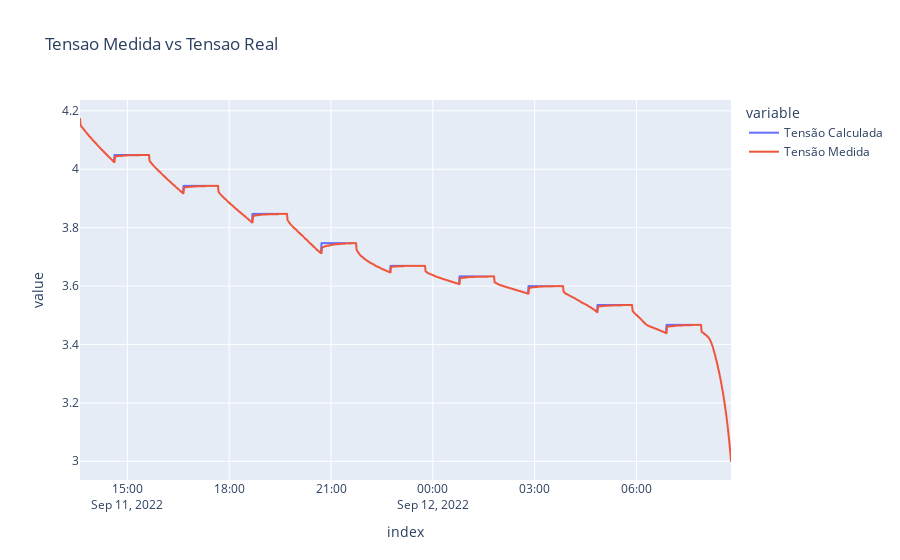

The notebook cell this image was saved under:
### Code cell
fig = px.line(df, title='Tensao Medida vs Tensao Real')
fig.show()

### Figure 1 — Plotly figure (JSON) as saved in the notebook; plotly's stock layout.template omitted (floating-point values rounded to 4 significant figures; data arrays with more than 128 entries replaced by an {"elided": "..."} marker saying what was removed)
{"data": [{"hovertemplate": "variable=Tensão Calculada<br>index=%{x}<br>value=%{y}<extra></extra>", "legendgroup": "Tensão Calculada", "line": {"color": "#636efa", "dash": "solid"}, "marker": {"symbol": "circle"}, "mode": "lines", "name": "Tensão Calculada", "showlegend": true, "type": "scattergl", "x": {"elided": "1152 str values"}, "xaxis": "x", "y": {"elided": "1152 float values"}, "yaxis": "y"}, {"hovertemplate": "variable=Tensão Medida<br>index=%{x}<br>value=%{y}<extra></extra>", "legendgroup": "Tensão Medida", "line": {"color": "#EF553B", "dash": "solid"}, "marker": {"symbol": "circle"}, "mode": "lines", "name": "Tensão Medida", "showlegend": true, "type": "scattergl", "x": {"elided": "1152 str values"}, "xaxis": "x", "y": {"elided": "1152 float values"}, "yaxis": "y"}], "layout": {"legend": {"title": {"text": "variable"}, "tracegroupgap": 0}, "title": {"text": "Tensao Medida vs Tensao Real"}, "xaxis": {"anchor": "y", "domain": [0, 1], "title": {"text": "index"}}, "yaxis": {"anchor": "x", "domain": [0, 1], "title": {"text": "value"}}}}
